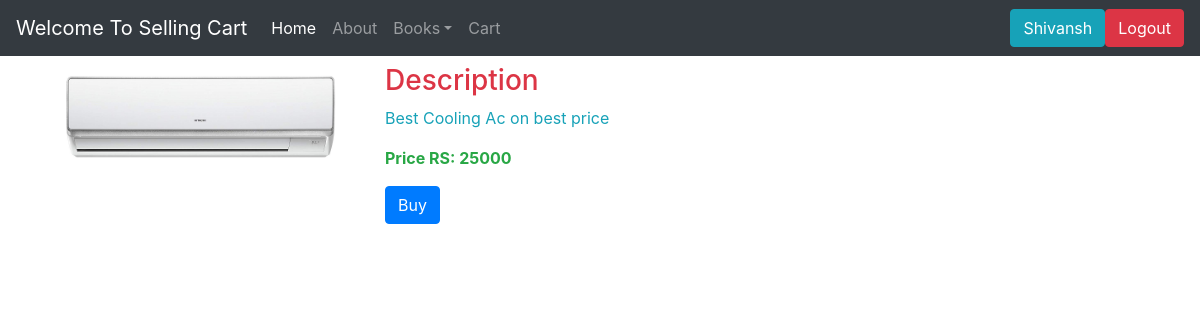
Page /productview/5 (signed in) on the committed database.
### shop/models.py (models this page shows, shortened)
class Product(models.Model):
    product_name = models.CharField(max_length=50)
    category = models.CharField(max_length=50, default="")
    subcategory = models.CharField(max_length=50, default="")
    price = models.IntegerField(default=0)#if no price is given then automatically set default price to 0
    desc = models.CharField(max_length=300)
    pub_date = models.DateField()
    image = models.ImageField(upload_to='shop/images', default="")

### shop/views.py (the view)
# urls.py: path("productview/<int:id>",views.productview,name="product_view"),
@login_required(login_url='login')
def productview(request,id):
    print(request.user)
    product = Product.objects.filter(id=id)
    context = {'product':product}
    return render(request,'shop/productView.html',context)

### templates/shop/productView.html (shortened to what this page needs)
{% extends 'shop/Basic.html' %}
{% block body %}
    <div class="container">
        <div class="row">
            <div class="col-4">
                <img src="/media/{{product.0.image}}" class="img-fluid" alt="Responsive image">
            </div>
            <div class="col-8">
                <h3 class="text-danger">Description</h3>
                <p class="text-info">{{product.0.desc}}</p>
                <p class="text-success"> <b> Price RS: {{product.0.price}}</b></p>
                <a href="{%url 'orderinfo' pid=product.0.id%}" class="btn btn-primary">Buy</a>
            </div>
        </div>
    </div>
{% endblock %}

### templates/shop/Basic.html (shortened to what this page needs)
<!doctype html>
<html lang="en">
    <head>
        {% load static %}
        <link rel="stylesheet" href="https://stackpath.bootstrapcdn.com/bootstrap/4.2.1/css/bootstrap.min.css">
    </head>
    <body id="background">
        <nav class="navbar navbar-expand-lg navbar-dark bg-dark">
            <a class="navbar-brand" href="">Welcome To Selling Cart</a>
            <div class="collapse navbar-collapse" id="navbarSupportedContent">
                <ul class="navbar-nav mr-auto">
                    <li class="nav-item active">
                        <a class="nav-link" href="{% url 'ShopHome'%}">Home<span class="sr-only">(current)</span></a>
                    </li>
                    <li class="nav-item">
                        <a class="nav-link" href="{% url 'Profile'%}">About</a>
                    </li>
                    <li class="nav-item dropdown">
                        <a class="nav-link dropdown-toggle" href="#" id="navbarDropdown" role="button" data-toggle="dropdown" aria-haspopup="true" aria-expanded="false"> Books</a>
                    </li>
                    <a class="nav-link" href="{%url 'cartview'%}">Cart {% block cart_items %}{% endblock %}</a>
                </ul>
                <a id="user" href="{% url 'ShopHome' %}" class="btn btn-info">{{user.username}}</a>
                <a id="logout" href="{%url 'logout'%}" class="btn btn-danger">Logout</a>
            </div>
        </nav>
        {%block body %}{% endblock %}
    </body>
</html>

### templates/shop/productView.html (style rules this page uses)
img { max-width: 240px; height: 240px; }
.col-4 { max-width: 340px; height: 300px; }

### rows in the picture
Product: image (picture), desc "Best Cooling Ac on best price", price "25000"

### other values in the picture
{{ user.username }} "Shivansh"
